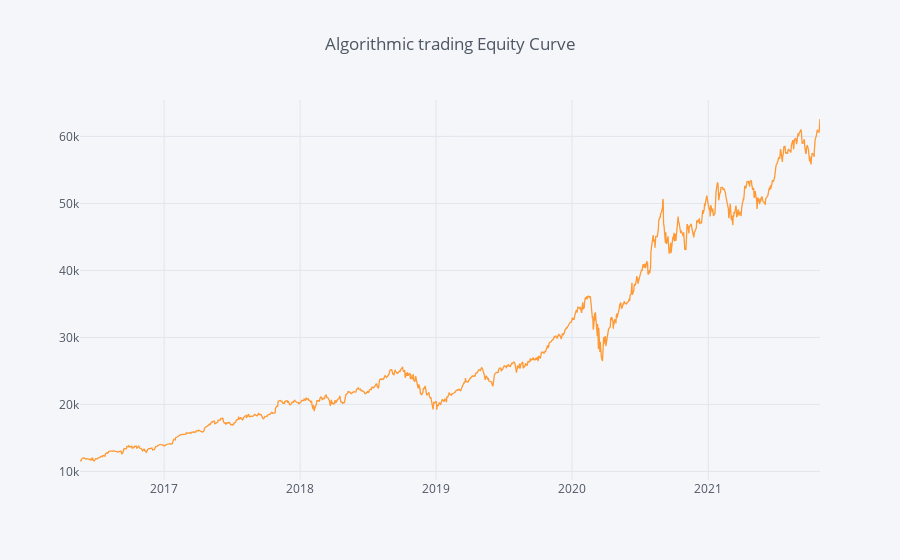

The cell this chart's notebook holds for it:
### Code cell
#Part 3. Evaluating our Simplified Algorithmic Trading Model.
#Calculate the absolute return, CAGR and IR for your optimized portfolio.
#Calculate the absolute return, CAGR and IR for your candidate algorithmic trading strategy returns above.
#Plot the Equity Curve for the above trading strategy using an appropriate starting value.

import cufflinks as cf
cf.set_config_file(offline=True)

absolute_return_at = (results['Close'].iloc[-1]-capital)/capital
CAGR_at = ((results['Close'].iloc[-1]/capital)**(365/(df.index[-1] - df.index[0]).days))-1
information_ratio_at = (results.Close.pct_change().mean()/results.Close.pct_change().std())*((252) **0.5)

absolute_return_bh = (results.Close.iloc[-1]-results.Open.iloc[0])/results.Open.iloc[0]
CAGR_bh = ((results.Close.iloc[-1]/results.Open.iloc[0])**(365/(df.index[-1] - df.index[0]).days))-1
information_ratio_bh = (results.Close.pct_change().mean()/results.Close.pct_change().std())*((252) **0.5)

s=f"""Absolute Return Of Our Algorithmic Trading:{absolute_return_at*100:.2f}% 
Absolute Return Of Our buy and hold Trading:{absolute_return_bh*100:.2f}% 
CAGR Of Our Algorithmic Trading:{CAGR_at*100:.2f}% 
CAGR Of Our buy and hold Trading:{CAGR_bh*100:.2f}% 
information Ratio Of Our Algorithmic Trading:{information_ratio_at:.2f}
information Ratio Of Our buy and hold Trading:{information_ratio_bh:.2f}
"""
print(s)
#Algorithmic trading Equity Curve
results.Close.iplot(title="Algorithmic trading Equity Curve")

### Figure 1 — Plotly figure (JSON) as saved in the notebook; plotly's stock layout.template omitted (floating-point values rounded to 4 significant figures; data arrays with more than 128 entries replaced by an {"elided": "..."} marker saying what was removed)
{"data": [{"line": {"color": "rgba(255, 153, 51, 1.0)", "dash": "solid", "shape": "linear", "width": 1.3}, "mode": "lines", "name": "Close", "text": "", "type": "scatter", "x": {"elided": "1371 str values"}, "y": {"elided": "1371 float values"}}], "layout": {"autosize": true, "legend": {"bgcolor": "#F5F6F9", "font": {"color": "#4D5663"}}, "paper_bgcolor": "#F5F6F9", "plot_bgcolor": "#F5F6F9", "title": {"font": {"color": "#4D5663"}, "text": "Algorithmic trading Equity Curve", "x": 0.5}, "xaxis": {"autorange": true, "gridcolor": "#E1E5ED", "range": ["2016-05-20", "2021-10-28"], "showgrid": true, "tickfont": {"color": "#4D5663"}, "title": {"font": {"color": "#4D5663"}, "text": ""}, "type": "date", "zerolinecolor": "#E1E5ED"}, "yaxis": {"autorange": true, "gridcolor": "#E1E5ED", "range": [8718.0, 65430.0], "showgrid": true, "tickfont": {"color": "#4D5663"}, "title": {"font": {"color": "#4D5663"}, "text": ""}, "type": "linear", "zerolinecolor": "#E1E5ED"}}}
